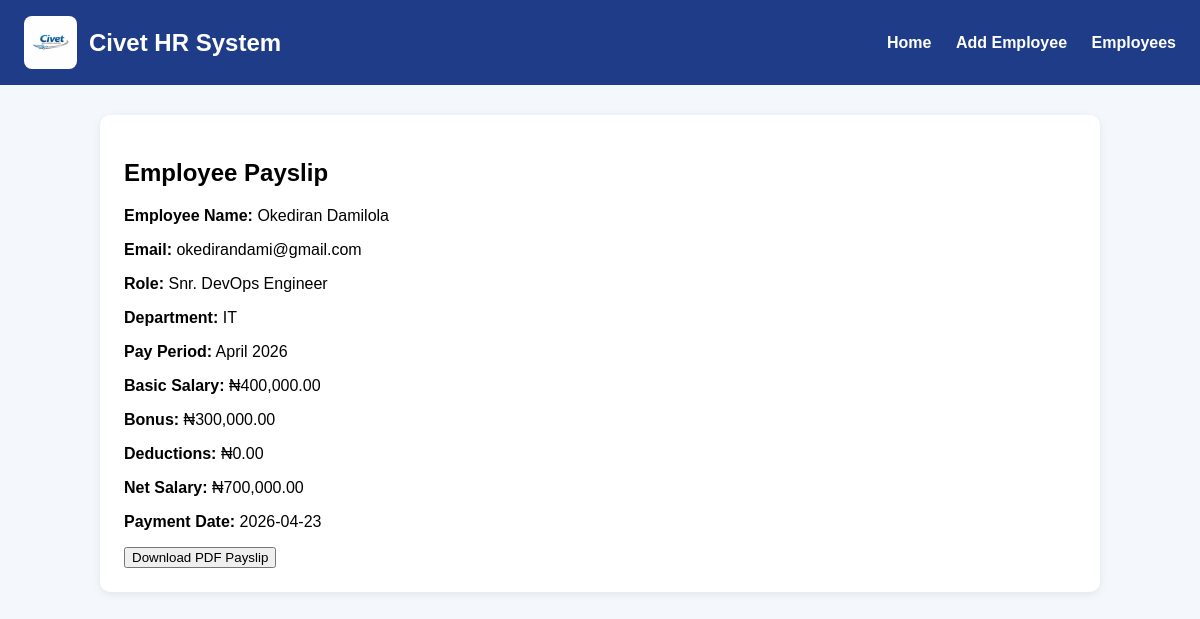
The app's page /paystub/1 with its own data.
### models.py (models this page shows, shortened)
class Employee(db.Model):
    id = db.Column(db.Integer, primary_key=True)
    full_name = db.Column(db.String(100), nullable=False)
    email = db.Column(db.String(120), unique=True, nullable=False)
    phone = db.Column(db.String(20), nullable=True)
    role_title = db.Column(db.String(100), nullable=False)
    department = db.Column(db.String(100), nullable=True)
    salary = db.Column(db.Float, nullable=False)
    hire_date = db.Column(db.String(50), nullable=True)
    status = db.Column(db.String(50), default='Active')

class Payroll(db.Model):
    id = db.Column(db.Integer, primary_key=True)
    employee_id = db.Column(db.Integer, db.ForeignKey('employee.id'), nullable=False)
    pay_period = db.Column(db.String(50), nullable=False)
    basic_salary = db.Column(db.Float, nullable=False)
    deductions = db.Column(db.Float, nullable=False, default=0.0)
    bonus = db.Column(db.Float, nullable=False, default=0.0)
    net_salary = db.Column(db.Float, nullable=False)
    payment_date = db.Column(db.String(50), nullable=False)
    employee = db.relationship('Employee', backref='payrolls')

### app.py (the view)
@app.route('/paystub/<int:payroll_id>')
def view_paystub(payroll_id):
    payroll = Payroll.query.get_or_404(payroll_id)
    return render_template('paystub.html', payroll=payroll)

### templates/paystub.html
{% extends 'base.html' %}
{% block content %}
<div class="card">
    <h2>Employee Payslip</h2>
    <p><strong>Employee Name:</strong> {{ payroll.employee.full_name }}</p>
    <p><strong>Email:</strong> {{ payroll.employee.email }}</p>
    <p><strong>Role:</strong> {{ payroll.employee.role_title }}</p>
    <p><strong>Department:</strong> {{ payroll.employee.department }}</p>
    <p><strong>Pay Period:</strong> {{ payroll.pay_period }}</p>
    <p><strong>Basic Salary:</strong> ₦{{ "{:,.2f}".format(payroll.basic_salary) }}</p>
    <p><strong>Bonus:</strong> ₦{{ "{:,.2f}".format(payroll.bonus) }}</p>
    <p><strong>Deductions:</strong> ₦{{ "{:,.2f}".format(payroll.deductions) }}</p>
    <p><strong>Net Salary:</strong> ₦{{ "{:,.2f}".format(payroll.net_salary) }}</p>
    <p><strong>Payment Date:</strong> {{ payroll.payment_date }}</p>
    <a href="{{ url_for('download_paystub', payroll_id=payroll.id) }}">
        <button>Download PDF Payslip</button>
    </a>
</div>
{% endblock %}

### templates/base.html (shortened to what this page needs)
<!DOCTYPE html>
<html lang="en">
<head>
    <link rel="stylesheet" href="{{ url_for('static', filename='style.css') }}">
</head>
<body>
 <nav>
    <div class="brand">
        <img src="{{ url_for('static', filename='logo.png') }}" alt="Civet Solutions Logo" class="logo">
        <h1>Civet HR System</h1>
    </div>
    <div class="nav-links">
        <a href="{{ url_for('home') }}">Home</a>
        <a href="{{ url_for('add_employee') }}">Add Employee</a>
        <a href="{{ url_for('employees') }}">Employees</a>
    </div>
 </nav>
<main class="container">
    {% block content %}{% endblock %}
</main>
</body>
</html>

### static/style.css (style rules this page uses)
body { font-family: Arial, sans-serif; background-color: #f4f7fb; margin: 0; padding: 0; }
nav { background-color: #1f3c88; color: white; padding: 16px 24px; display: flex; justify-content: space-between; align-items: center; }
nav h1 { margin: 0; font-size: 24px; }
.nav-links a { color: white; text-decoration: none; margin-left: 20px; font-weight: bold; }
.container { width: 90%; max-width: 1000px; margin: 30px auto; }
.card { background-color: white; padding: 24px; border-radius: 10px; box-shadow: 0 2px 8px rgba(0, 0, 0, 0.08); }
.brand { display: flex; align-items: center; gap: 12px; }
.logo { width: 45px; height: 45px; object-fit: contain; background: white; border-radius: 8px; padding: 4px; }

### records on screen
Employee: employee.full_name "Okediran Damilola", employee.email "okedirandami@gmail.com", employee.role_title "Snr. DevOps Engineer", employee.department "IT"
Payroll: pay_period "April 2026", basic_salary "400,000.00", bonus "300,000.00", deductions "0.00", net_salary "700,000.00", payment_date "2026-04-23"
